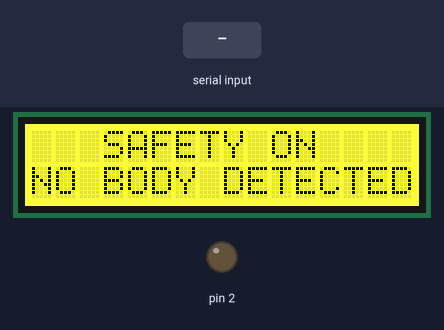
A sketch run on a simulated Arduino Uno, built with avr-gcc and run on an emulated ATmega328P. Shown: 16×2 character LCD, output pins drawn as LEDs (lit = HIGH). The test bench sets the inputs (shaded band).

Above: at 1.2 s.
1.3 s: "d" received over Serial
At 1.36 s:
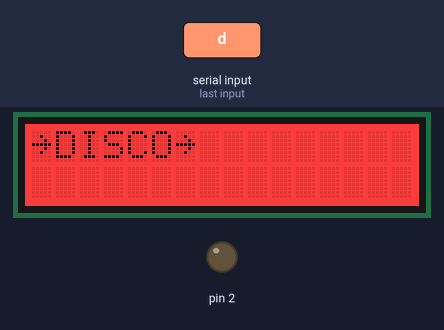
4.9 s: "2" received over Serial
At 6.5 s:
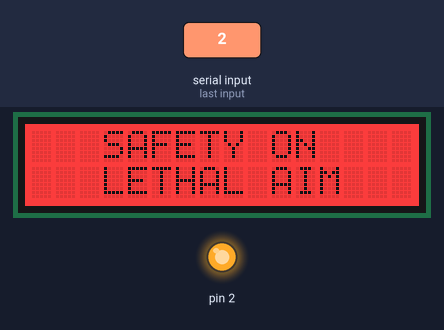
6.7 s: "1" received over Serial
At 7.2 s:
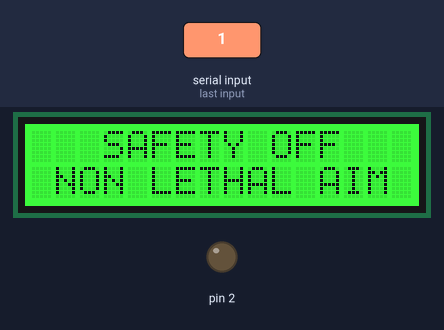
8.2 s: "0" received over Serial
At 9.5 s:
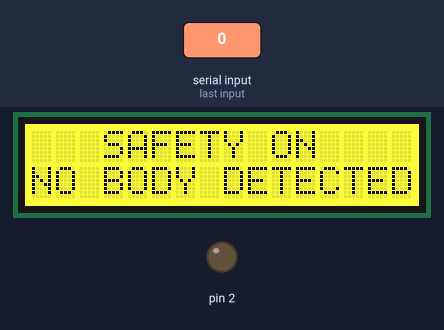
Timing chart, 0 to 10.7 s (numbered marks = the images above; inputs shaded):
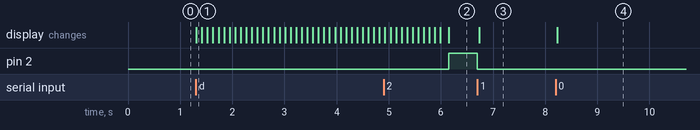

Measured:
- after the input at 1.3 s, the display: changes at once (image 1)
- after the input at 4.9 s, pin 2: LOW → HIGH after 1.3 s; the display: first differs from a run without the input after 1.3 s (image 2)
- after the input at 6.7 s, pin 2: HIGH → LOW at once; the display: changes at once (image 3)
- after the input at 8.2 s, the display: changes at once (image 4)

The sketch:

code.ino
```cpp
#include <Wire.h>
#include "rgb_lcd.h"

rgb_lcd lcd;

char data;

void setup()
{
      Serial.begin(9600);
      Serial.setTimeout(50);

      pinMode(2, OUTPUT);

      lcd.begin(16, 2);
      lcd.clear();
      lcd.setCursor(0, 0);
      lcd.setRGB(255, 255, 0);
      lcd.print("   SAFETY ON");
      lcd.setCursor(0, 1);
      lcd.print("NO BODY DETECTED");
}

void loop()
{
  if(Serial.available()>0){ //if data has been written to the Serial stream
   data=Serial.read();
   digitalWrite(2, LOW);
   if(data == '1') {
      lcd.clear();
      lcd.setCursor(0, 0);
      lcd.setRGB(0, 255, 0);
      lcd.print("   SAFETY OFF");
      lcd.setCursor(0, 1);
      lcd.print(" NON LETHAL AIM");
    } else if(data == '2') {
      lcd.clear();
      lcd.setCursor(0, 0);
      lcd.setRGB(255, 0, 0);
      lcd.print("   SAFETY ON");
      lcd.setCursor(0, 1);
      lcd.print("   LETHAL AIM");
      digitalWrite(2, HIGH);
    } else if (data == 'd') {
      lcd.clear();
      lcd.setCursor(0, 0);
      for (int i = 0; i < 15; i++) {
        lcd.setRGB(255, 0, 0);
        lcd.print("~DISCO~");
        delay(100);
        lcd.setRGB(0, 255, 0);
        lcd.print("~DISCO~");
        delay(100);
        lcd.setRGB(0, 0, 255);
        lcd.print("~DISCO~");
        delay(100);
      }
      data = '0';
      lcd.clear();
      lcd.setCursor(0, 0);
      lcd.setRGB(255, 255, 0);
      lcd.print("   SAFETY ON");
      lcd.setCursor(0, 1);
      lcd.print("NO BODY DETECTED");
    } else {
      lcd.clear();
      lcd.setCursor(0, 0);
      lcd.setRGB(255, 255, 0);
      lcd.print("   SAFETY ON");
      lcd.setCursor(0, 1);
      lcd.print("NO BODY DETECTED");
    }
  }
}
```
